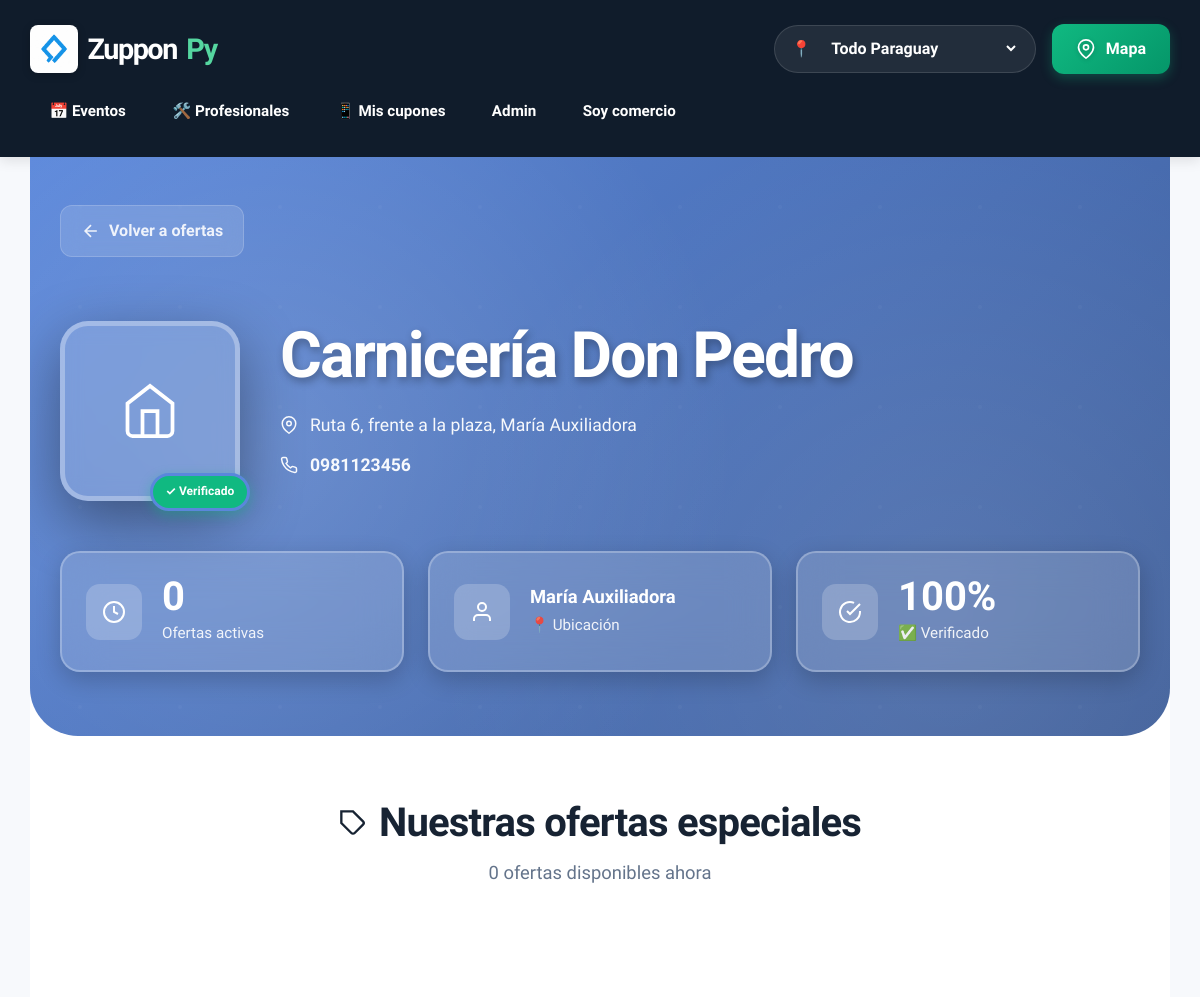
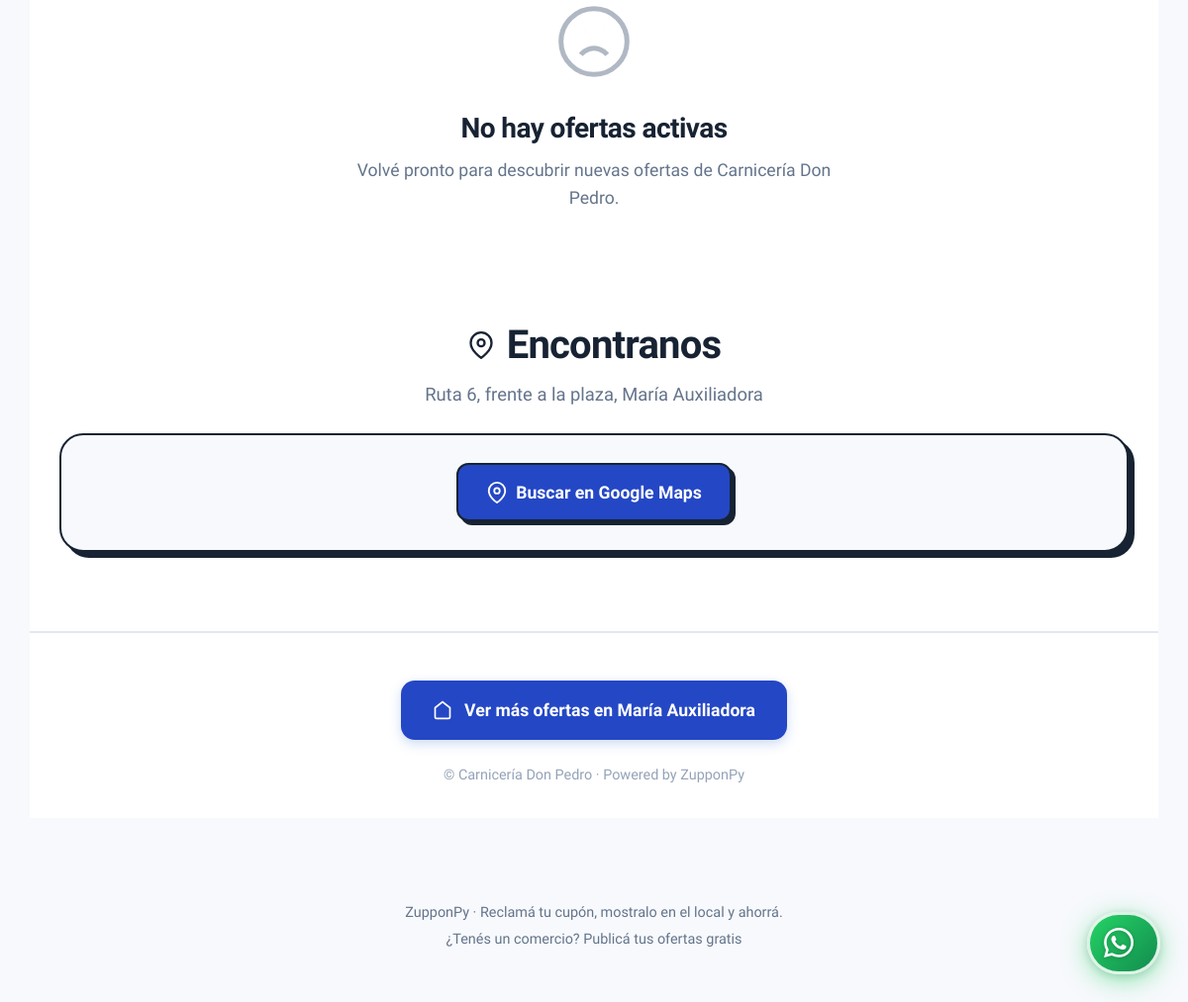
Screenshot of /carniceria-don-pedro with the database file from the repository (2 pictures, top to bottom).
### tables this page shows
CREATE TABLE comercios (
    id INTEGER PRIMARY KEY AUTOINCREMENT,
    nombre TEXT NOT NULL,
    email TEXT NOT NULL UNIQUE,
    password_hash TEXT NOT NULL,
    telefono TEXT,
    ciudad TEXT NOT NULL,
    direccion TEXT NOT NULL
, slug TEXT, descripcion TEXT, logo TEXT, color_marca TEXT, fondo TEXT, categoria TEXT);

### app.py (the view)
@app.route("/<slug>")
def pagina_negocio(slug):
    db = get_db()
    negocio = db.execute(
        "SELECT * FROM comercios WHERE slug = ?", (slug,)
    ).fetchone()
    if not negocio:
        abort(404)
    ofertas = enriquecer(db.execute(
        OFERTA_SELECT + """ WHERE o.comercio_id = ?
                           AND o.activa = 1 AND o.valido_hasta >= ?
                           ORDER BY COALESCE(o.principal, 0) DESC, o.id DESC""",
        (negocio["id"], hoy())
    ).fetchall())
    stats = db.execute(
        """SELECT
            COUNT(*) as total_ofertas,
            SUM(CASE WHEN o.activa = 1 AND o.valido_hasta >= ? THEN 1 ELSE 0 END) as ofertas_activas,
            (SELECT COUNT(*) FROM cupones cu
             JOIN ofertas o2 ON cu.oferta_id = o2.id
             WHERE o2.comercio_id = ?) as cupones_totales,
            (SELECT COUNT(*) FROM cupones cu
             JOIN ofertas o2 ON cu.oferta_id = o2.id
             WHERE o2.comercio_id = ? AND cu.estado = 'canjeado') as cupones_canjeados
        FROM ofertas o WHERE o.comercio_id = ?""",
        (hoy(), negocio["id"], negocio["id"], negocio["id"])
    ).fetchone()
    return render_template("negocio_pagina.html", negocio=negocio, ofertas=ofertas, stats=stats)

### app.py (called while the page is built)
def get_db():
    if "db" not in g:
        g.db = sqlite3.connect(DB_PATH)
        g.db.row_factory = sqlite3.Row
    return g.db

def hoy():
    return date.today().isoformat()

@app.template_filter("urlencode")
def filtro_urlencode(s):
    from urllib.parse import quote_plus
    return quote_plus(str(s))

def enriquecer(filas):
    salida = []
    for f in filas:
        d = dict(f)
        d["restantes"] = d["cupos"] - d["reclamados"]
        d["dias"] = (date.fromisoformat(d["valido_hasta"]) - date.today()).days
        salida.append(d)
    return salida

@app.context_processor
def globales():
    return {
        "CIUDADES": CIUDADES,
        "CATEGORIAS": CATEGORIAS,
        "CAT": CAT,
        "CATEGORIAS_EVENTOS": CATEGORIAS_EVENTOS,
        "CAT_EVENTOS": CAT_EVENTOS,
        "CATEGORIAS_PROFESIONALES": CATEGORIAS_PROFESIONALES,
        "CAT_PROFESIONALES": CAT_PROFESIONALES,
        "ciudad_actual": g.get("ciudad_actual", request.cookies.get("ciudad", ""))
    }

### templates/negocio_pagina.html (shortened to what this page needs)
{% extends "base.html" %}
{% block content %}
<div class="negocio-pagina">
  <section class="negocio-hero-pro {% if negocio.fondo %}con-fondo{% endif %}" style="--color-marca: {{ negocio.color_marca or '#5a87db' }}">
    <div class="hero-overlay"></div>
    <div class="hero-content">
      <a class="volver-pro" href="{{ url_for('index', ciudad=negocio.ciudad) }}">
        <svg width="20" height="20" viewBox="0 0 24 24" fill="none" stroke="currentColor" stroke-width="2">
          <path d="M19 12H5M12 19l-7-7 7-7"/>
        </svg>
        Volver a ofertas
      </a>
      <div class="negocio-portada-pro">
        <div class="negocio-logo-wrapper">
          {% if negocio.logo %}
            <img src="{{ url_for('static', filename='uploads/' + negocio.logo + '.jpg') }}"
                 alt="{{ negocio.nombre }}"
                 class="negocio-logo-pro">
          {% else %}
            <div class="negocio-logo-placeholder-pro">
              <svg width="60" height="60" viewBox="0 0 24 24" fill="none" stroke="currentColor" stroke-width="1.5">
                <path d="M3 9l9-7 9 7v11a2 2 0 0 1-2 2H5a2 2 0 0 1-2-2z"/>
                <polyline points="9 22 9 12 15 12 15 22"/>
              </svg>
            </div>
          {% endif %}
          <div class="logo-badge">✓ Verificado</div>
        </div>
        <div class="negocio-info-hero-pro">
          <h1 class="negocio-nombre-pro">{{ negocio.nombre }}</h1>
          <div class="negocio-meta-info">
            <div class="meta-item">
              <svg width="18" height="18" viewBox="0 0 24 24" fill="none" stroke="currentColor" stroke-width="2">
                <path d="M21 10c0 7-9 13-9 13s-9-6-9-13a9 9 0 0 1 18 0z"/>
                <circle cx="12" cy="10" r="3"/>
              </svg>
              <span>{{ negocio.direccion }}, {{ negocio.ciudad }}</span>
            </div>
            {% if negocio.telefono %}
            <div class="meta-item">
              <a href="tel:{{ negocio.telefono }}" class="telefono-link">{{ negocio.telefono }}</a>
            </div>
            {% endif %}
          </div>
        </div>
      </div>
      <div class="negocio-stats-pro">
        <div class="stat-card">
          <div class="stat-icon" style="background: rgba(255,255,255,0.2);">
            <svg width="24" height="24" viewBox="0 0 24 24" fill="none" stroke="currentColor" stroke-width="2">
              <circle cx="12" cy="12" r="10"/>
              <path d="M12 6v6l4 2"/>
            </svg>
          </div>
          <div class="stat-info">
            <span class="stat-numero-pro">{{ stats.ofertas_activas }}</span>
            <span class="stat-label-pro">Ofertas activas</span>
          </div>
        </div>
        <div class="stat-card">
          <div class="stat-icon" style="background: rgba(255,255,255,0.2);">
            <svg width="24" height="24" viewBox="0 0 24 24" fill="none" stroke="currentColor" stroke-width="2">
              <path d="M20 21v-2a4 4 0 0 0-4-4H8a4 4 0 0 0-4 4v2"/>
              <circle cx="12" cy="7" r="4"/>
            </svg>
          </div>
          <div class="stat-info">
            <span class="stat-numero-pro texto">{{ negocio.ciudad }}</span>
            <span class="stat-label-pro">📍 Ubicación</span>
          </div>
        </div>
        <div class="stat-card">
          <div class="stat-icon" style="background: rgba(255,255,255,0.2);">
            <svg width="24" height="24" viewBox="0 0 24 24" fill="none" stroke="currentColor" stroke-width="2">
              <path d="M22 11.08V12a10 10 0 1 1-5.93-9.14"/>
              <polyline points="22 4 12 14.01 9 11.01"/>
            </svg>
          </div>
          <div class="stat-info">
            <span class="stat-numero-pro">100%</span>
            <span class="stat-label-pro">✅ Verificado</span>
          </div>
        </div>
      </div>
    </div>
  </section>
  <section class="negocio-ofertas-pro">
    <div class="seccion-header">
      <h2 class="seccion-titulo-pro">
        <svg width="28" height="28" viewBox="0 0 24 24" fill="none" stroke="currentColor" stroke-width="2">
          <path d="M20.59 13.41l-7.17 7.17a2 2 0 0 1-2.83 0L2 12V2h10l8.59 8.59a2 2 0 0 1 0 2.82z"/>
          <line x1="7" y1="7" x2="7.01" y2="7"/>
        </svg>
        Nuestras ofertas especiales
      </h2>
      <p class="seccion-subtitulo">{{ stats.ofertas_activas }} ofertas disponibles ahora</p>
    </div>
    {% if ofertas %}
      <div class="grid-pro">
        {% for o in ofertas %}
          {% set meta = o.categoria|cat %}
          {% set viva = o.restantes > 0 %}
          <a class="card-pro {{ 'agotada' if not viva }}" href="{{ url_for('oferta', oferta_id=o.id) }}" style="--c:{{ meta.color }}">
            {% if o.principal %}
            <div class="badge-principal">⭐ Destacada</div>
            {% endif %}
            <div class="arte-pro">
              {% if o.foto %}
                <img src="{{ foto_url(o.foto, 'm') }}" alt="{{ o.titulo }}" loading="lazy">
              {% else %}
                <div class="emoji-placeholder" style="background: {{ meta.color }}">
                  <span class="emoji-large">{{ meta.emoji }}</span>
                </div>
              {% endif %}
              <div class="sticker-pro">-{{ o.descuento }}%</div>
              {% if o.dias <= 3 and viva %}
              <div class="badge-urgente">⏰ Últimos días</div>
              {% endif %}
            </div>
            <div class="cuerpo-pro">
              <div class="categoria-badge" style="background: {{ meta.color }};">{{ o.categoria }}</div>
              <h3 class="titulo-oferta-pro">{{ o.titulo }}</h3>
              {% if o.precio_normal %}
                <div class="precio-pro">
                  <span class="precio-anterior">{{ o.precio_normal|gs }}</span>
                  <span class="precio-actual">{{ (o.precio_normal * (100 - o.descuento) // 100)|gs }}</span>
                </div>
              {% else %}
                <div class="descuento-solo">
                  <strong>{{ o.descuento }}% de descuento</strong>
                </div>
              {% endif %}
              <div class="meta-pro {{ 'urgente' if o.dias <= 3 }}">
                <div class="meta-item-card">
                  <svg width="16" height="16" viewBox="0 0 24 24" fill="none" stroke="currentColor" stroke-width="2">
                    <path d="M20 21v-2a4 4 0 0 0-4-4H8a4 4 0 0 0-4 4v2"/>
                    <circle cx="12" cy="7" r="4"/>
                  </svg>
                  {% if viva %}
                    <span>{{ o.restantes }} disponibles</span>
                  {% else %}
                    <strong style="color: #ef4444;">Agotado</strong>
                  {% endif %}
                </div>
                <div class="meta-item-card">
                  <svg width="16" height="16" viewBox="0 0 24 24" fill="none" stroke="currentColor" stroke-width="2">
                    <circle cx="12" cy="12" r="10"/>
                    <path d="M12 6v6l4 2"/>
                  </svg>
                  <span>{{ o.dias|cuando }}</span>
                </div>
              </div>
            </div>
          </a>
        {% endfor %}
      </div>
    {% else %}
      <div class="vacio-pro">
        <svg width="80" height="80" viewBox="0 0 24 24" fill="none" stroke="currentColor" stroke-width="1.5">
          <circle cx="12" cy="12" r="10"/>
          <path d="M16 16s-1.5-2-4-2-4 2-4 2"/>
          <line x1="9" y1="9" x2="9.01" y2="9"/>
          <line x1="15" y1="9" x2="15.01" y2="9"/>
        </svg>
        <h3>No hay ofertas activas</h3>
        <p>Volvé pronto para descubrir nuevas ofertas de {{ negocio.nombre }}.</p>
      </div>
    {% endif %}
  </section>
  {% set coords_oferta = namespace(val=None) %}
  {% for o in ofertas %}
    {% if o.coordenadas and not coords_oferta.val %}
      {% set coords_oferta.val = o.coordenadas %}
    {% endif %}
  {% endfor %}
  {% if coords_oferta.val %}
    {% set lat_lng = coords_oferta.val.split(',') %}
    {% if lat_lng|length == 2 %}
    <section class="negocio-mapa-seccion">
      <div class="seccion-header" style="margin-bottom:1.5rem;">
        <h2 class="seccion-titulo-pro">
          <svg width="28" height="28" viewBox="0 0 24 24" fill="none" stroke="currentColor" stroke-width="2">
            <path d="M21 10c0 7-9 13-9 13s-9-6-9-13a9 9 0 0 1 18 0z"/>
            <circle cx="12" cy="10" r="3"/>
          </svg>
          Encontranos
        </h2>
        <p class="seccion-subtitulo">{{ negocio.direccion }}, {{ negocio.ciudad }}</p>
      </div>
      <div class="mapa-wrapper">
        <iframe
          class="mapa-iframe"
          loading="lazy"
          src="https://maps.google.com/maps?q={{ lat_lng[0]|float }},{{ lat_lng[1]|float }}&z=16&output=embed"
          allowfullscreen>
        </iframe>
        <a class="btn-abrir-mapa"
           href="https://www.google.com/maps?q={{ lat_lng[0]|float }},{{ lat_lng[1]|float }}"
           target="_blank" rel="noopener">
          <svg width="18" height="18" viewBox="0 0 24 24" fill="none" stroke="currentColor" stroke-width="2">
            <path d="M21 10c0 7-9 13-9 13s-9-6-9-13a9 9 0 0 1 18 0z"/>
            <circle cx="12" cy="10" r="3"/>
          </svg>
          Abrir en Google Maps
        </a>
      </div>
    </section>
    {% endif %}
  {% elif negocio.direccion %}
  <section class="negocio-mapa-seccion">
    <div class="seccion-header" style="margin-bottom:1.5rem;">
      <h2 class="seccion-titulo-pro">
        <svg width="28" height="28" viewBox="0 0 24 24" fill="none" stroke="currentColor" stroke-width="2">
          <path d="M21 10c0 7-9 13-9 13s-9-6-9-13a9 9 0 0 1 18 0z"/>
          <circle cx="12" cy="10" r="3"/>
        </svg>
        Encontranos
      </h2>
      <p class="seccion-subtitulo">{{ negocio.direccion }}, {{ negocio.ciudad }}</p>
    </div>
    <div class="mapa-wrapper mapa-sin-coords">
      <a class="btn-abrir-mapa btn-abrir-mapa-grande"
         href="https://www.google.com/maps/search/{{ (negocio.nombre + ' ' + negocio.direccion + ' ' + negocio.ciudad)|urlencode }}"
         target="_blank" rel="noopener">
        <svg width="22" height="22" viewBox="0 0 24 24" fill="none" stroke="currentColor" stroke-width="2">
          <path d="M21 10c0 7-9 13-9 13s-9-6-9-13a9 9 0 0 1 18 0z"/>
          <circle cx="12" cy="10" r="3"/>
        </svg>
        Buscar en Google Maps
      </a>
    </div>
  </section>
  {% endif %}
  <div class="negocio-footer-pro">
    <a class="boton-volver-pro" href="{{ url_for('index', ciudad=negocio.ciudad) }}">
      <svg width="20" height="20" viewBox="0 0 24 24" fill="none" stroke="currentColor" stroke-width="2">
        <path d="M3 9l9-7 9 7v11a2 2 0 0 1-2 2H5a2 2 0 0 1-2-2z"/>
      </svg>
      Ver más ofertas en {{ negocio.ciudad }}
    </a>
    <p class="footer-copy">© {{ negocio.nombre }} · Powered by ZupponPy</p>
  </div>
</div>
{% if negocio.telefono %}
{% set tel_limpio = negocio.telefono|replace(' ','')|replace('-','')|replace('+','') %}
{% if tel_limpio.startswith('595') %}
  {% set tel_wa = tel_limpio %}
{% elif tel_limpio.startswith('0') %}
  {% set tel_wa = '595' + tel_limpio[1:] %}
{% else %}
  {% set tel_wa = '595' + tel_limpio %}
{% endif %}
<a class="whatsapp-flotante"
   href="https://wa.me/{{ tel_wa }}"
   target="_blank" rel="noopener"
   aria-label="Contactar por WhatsApp">
</a>
{% endif %}
{% endblock %}

### templates/negocio_pagina.html (style rules this page uses)
.negocio-pagina { animation: fadeInUp 0.6s ease-out; }

### rows the page displays
comercios: nombre "Carnicería Don Pedro", direccion "Ruta 6, frente a la plaza", ciudad "María Auxiliadora", telefono "0981123456"

### other values shown
{{ stats.ofertas_activas }} "0"
